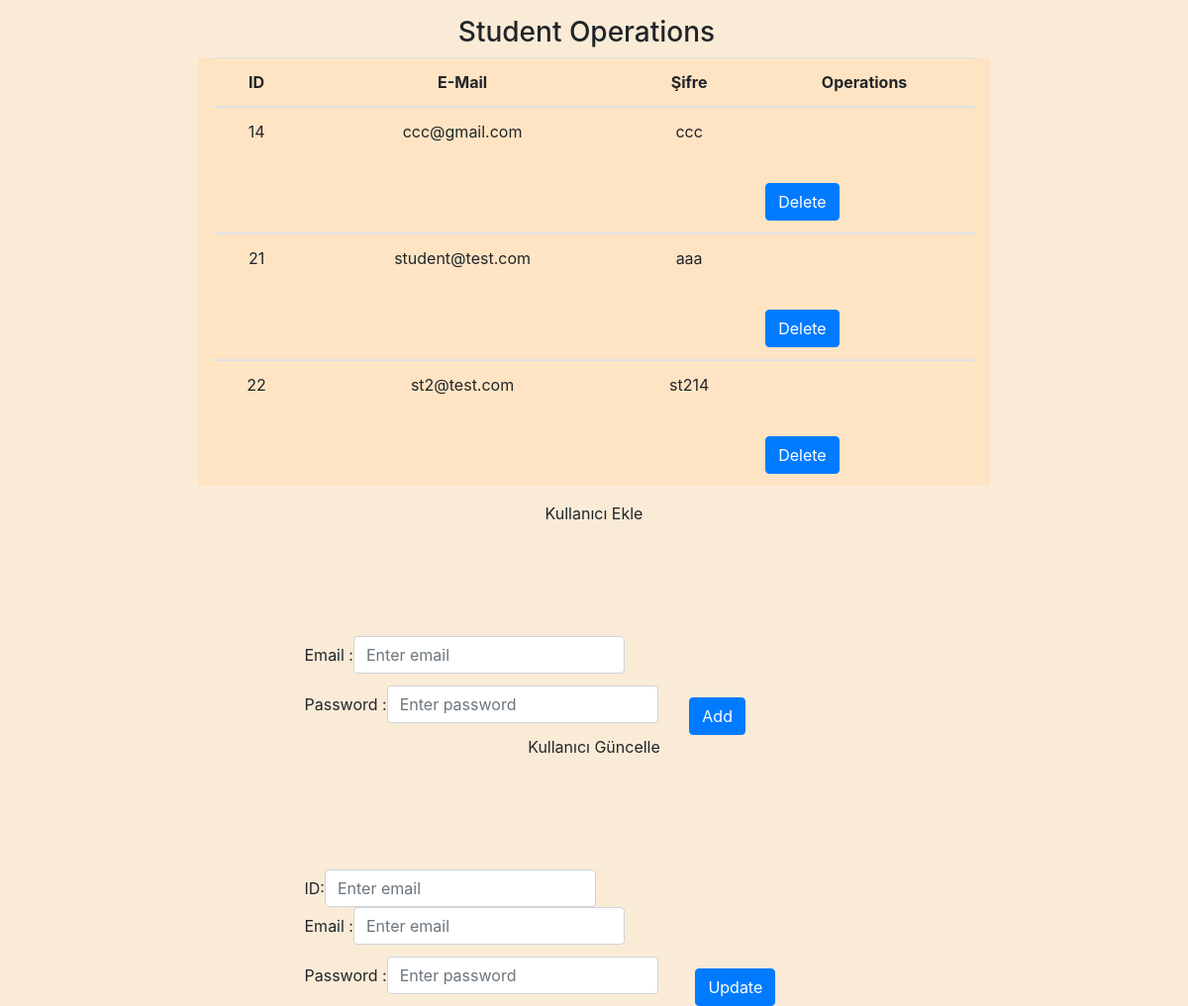
The app's page /Yazlab-2.3/yazlab33/students.php (signed in) with its own data.
### tables this page shows
CREATE TABLE IF NOT EXISTS `students` (
  `userID` int(11) NOT NULL AUTO_INCREMENT,
  `mailAddress` varchar(100) NOT NULL,
  `password` varchar(100) NOT NULL,
  PRIMARY KEY (`userID`),
  UNIQUE KEY `unique_email` (`mailAddress`)
);

### Yazlab-2.3/yazlab33/connectDB.php (called while the page is built, shortened)
<?php
function connectDB(){
    $servername = "localhost:3307";
    $username = "root";
    $password = "";
    $database = "yazlab33";
    $conn = new mysqli($servername, $username, $password,$database);
    return $conn;
}
function getStudents(){
    $conn = connectDB();
    if ($result = $conn -> query("SELECT * FROM students")) {
        $num_rows = mysqli_num_rows($result);
        if($num_rows > 0){
            $datas = mysqli_fetch_all ($result, MYSQLI_ASSOC);
            return $datas;
        }
    }else{
        echo("Error description: " . $conn -> error);
        return false;
    }
}
?>

### Yazlab-2.3/yazlab33/students.php (the view, shortened to what this page needs)
<?php
    require_once('./connectDB.php');
    if(isset($_SESSION["employeeCredentials"])){
        $studentResult = getStudents();
        print_r($employeeResult);
    }else{
        header("Location: login.php");
        exit;
    }
?>
<!DOCTYPE html>
<html lang="en">
<head>
    <link rel="stylesheet" href="https://maxcdn.bootstrapcdn.com/bootstrap/4.5.2/css/bootstrap.min.css">
</head>
<body>
    <body class="text-center" style="background-color: antiquewhite">
        <div class="container-fluid navbar-nav">
            <nav class="navbar-nav mt-3" style="background-color: antiquewhite">
                <span class="mx-auto">
                    <h3>Student Operations</h3>
                </span>
            </nav>
        </div>
        <div class="container col-8 " style="background-color: bisque">
            <table class="table table-hover">
                <thead>
                    <tr>
                        <th>ID</th>
                        <th>E-Mail</th>
                        <th>Şifre</th>
                        <th>Operations</th>
                    </tr>
                </thead>
                <tbody>
                <?php foreach ($studentResult as &$studentRow) { ?>
                    <tr>
                        <td><?php echo $studentRow["userID"] ?></td>
                        <td><?php echo $studentRow["mailAddress"] ?></td>
                        <td><?php echo $studentRow["password"] ?></td>
                        <td>
                        <form action="<?php echo htmlspecialchars($_SERVER['PHP_SELF']);?>" class="mt-5 pt-3 form-inline" method="post">
                            <button type="submit" class="btn btn-primary" name="remove">Delete</button>
                        </form>
                        </td>
                    </tr>
                </tbody>
                <?php }?>
            </table>
        </div>
        <p>Kullanıcı Ekle</p>
        <div class="row mt-4">
            <div class="col-6 mx-auto mt-4">
                <form action="<?php echo htmlspecialchars($_SERVER['PHP_SELF']);?>" class="mt-5 pt-3 form-inline" method="post">
                    <div class="form-group">
                        <label for="email">Email :</label>
                        <input type="email" class="form-control" placeholder="Enter email" id="mailAddress" name="mailAddress">
                    </div>
                    <div class="form-group">
                        <label for="pwd">Password :</label>
                        <input type="password" class="form-control" placeholder="Enter password" id="password" name="password">
                    </div>
                    <div class="row ">
                        <div class="col-6 mx-auto">
                            <button type="submit" class="btn btn-primary mt-4 ml-2" name="add">Add</button>
                        </div>
                    </div>
                </form>
            </div>
        </div>
        <p>Kullanıcı Güncelle</p>
        <div class="row mt-4">
            <div class="col-6 mx-auto mt-4">
                <form action="<?php echo htmlspecialchars($_SERVER['PHP_SELF']);?>" class="mt-5 pt-3 form-inline" method="post">
                    <div class="form-group">
                        <label for="email">ID:</label>
                        <input type="text" class="form-control" placeholder="Enter email" id="userID" name="userID">
                    </div>
                    <div class="form-group">
                        <label for="email">Email :</label>
                        <input type="email" class="form-control" placeholder="Enter email" id="mailAddress" name="mailAddress">
                    </div>
                    <div class="form-group">
                        <label for="pwd">Password :</label>
                        <input type="password" class="form-control" placeholder="Enter password" id="password" name="password">
                    </div>
                    <div class="row ">
                        <div class="col-6 mx-auto">
                            <button type="submit" class="btn btn-primary mt-4 ml-2" name="update">Update</button>
                        </div>
                    </div>
                </form>
            </div>
        </div>
    </body>
</body>
</html>

### records on screen
students: userID "14", mailAddress "ccc@gmail.com", password "ccc"
students: userID "21", mailAddress "student@test.com", password "aaa"
students: userID "22", mailAddress "st2@test.com", password "st214"
